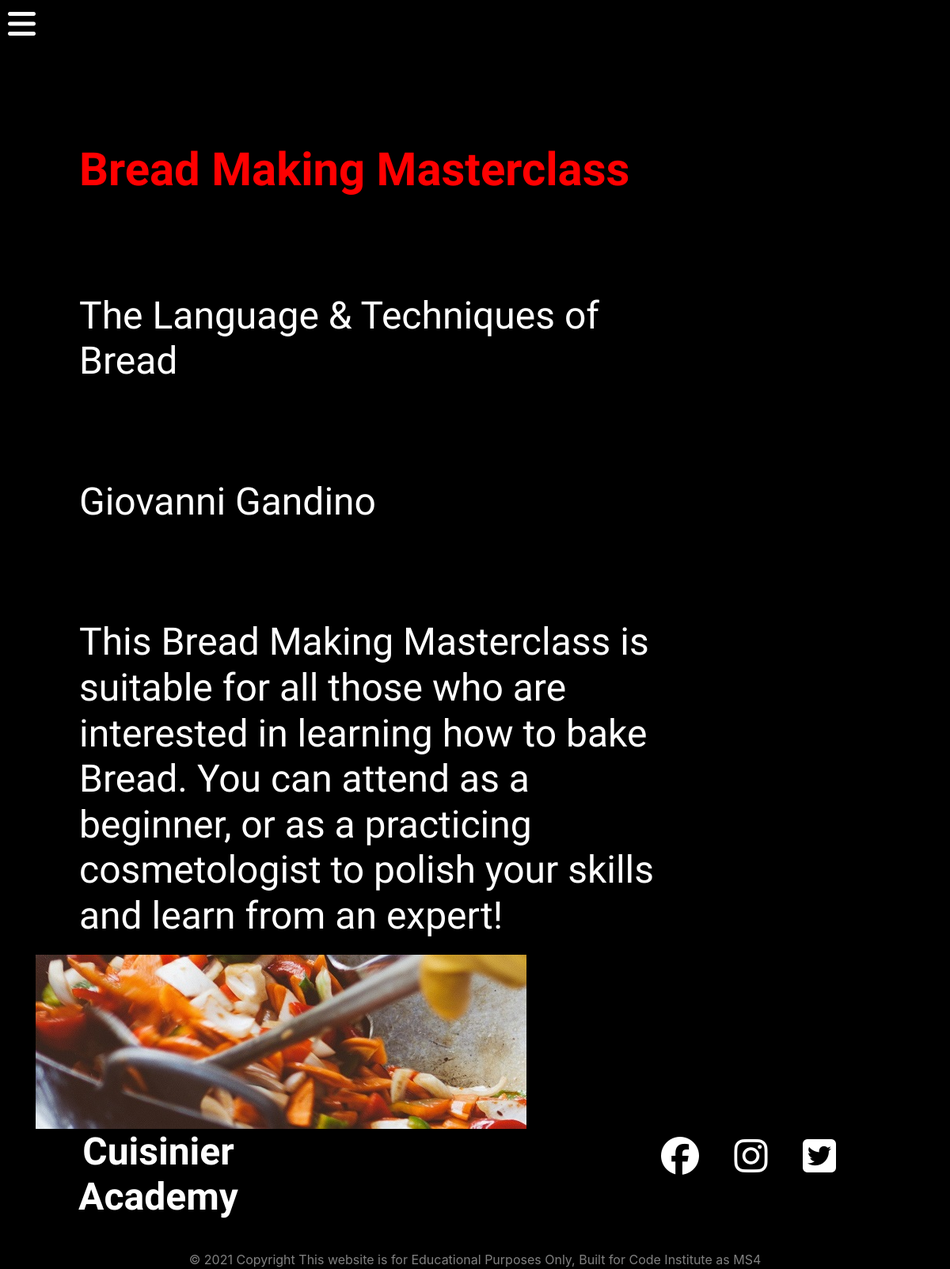
Screenshot of /workshops/1 with the database file from the repository.
### workshops/models.py (models this page shows, shortened)
class Workshop(models.Model):
    title = models.CharField(max_length=100)
    sub_title = models.CharField(max_length=200)
    description = models.TextField(blank=True)
    expert = models.ForeignKey(Expert,default=None, on_delete=models.DO_NOTHING)
    main_img = models.ImageField(null=True, blank=True) # upload file path
    image_1 = models.ImageField(null=True, blank=True)
    image_2 = models.ImageField(null=True, blank=True)
    image_3 = models.ImageField(null=True, blank=True)
    agenda_day_1 = models.TextField(null=True, blank=True)
    agenda_day_2 = models.TextField(null=True, blank=True)
    agenda_day_3 = models.TextField(null=True, blank=True)
    price = models.DecimalField(null=True, max_digits=6, decimal_places=2, blank=True)
    date = models.DateTimeField(default=datetime.now, blank=True)
    location = models.CharField(null=True, max_length=200)
    is_published = models.BooleanField(default=True)

### experts/models.py (models this page shows)
class Expert(models.Model):
    name = models.CharField(max_length=100)
    about = models.TextField(blank=True)
    profile_image = models.ImageField(null=True, blank=True)
    facbook_link = models.CharField(default='www.facebook.com', max_length=200)
    twitter_link = models.CharField(default='www.twitter.com', max_length=200)
    def __str__(self):
        return self.name

### workshops/views.py (the view)
# urls.py: path('<int:workshop_id>', views.workshop, name='workshop'),
def workshop(request, workshop_id):
    workshop = get_object_or_404(Workshop, pk=workshop_id)
    context = {
        'workshop': workshop
    }
    return render(request, 'workshops/workshop.html', context)

### workshops/templates/workshops/workshop.html
{% extends "base.html" %}
{% load static %}
{% block content %}
<h1 class="header-titile"> <span> {{ workshop.title }}</span></h1>
<h1 class="header-titile"> {{ workshop.sub_title }}</h1>
<h2 class="header-titile">{{ workshop.expert }}</h2>
<h1 class="header-titile"> {{ workshop.description }}</h1>
<div class="container">
    <img src="{{ workshop.main_img.url }}" alt="">
</div>
{% endblock %}

### static/css/base.css (style rules this page uses)
body { background-color: black; }
.header-titile { margin: 120px 330px 20px 100px; color: white; font-size: 48px; font-family: 'flamenco', sans-serif; justify-content: left; }
.header-titile span { color: red; font-size: 58px; font-weight: bold; }

### rows the page displays
Workshop: title "Bread Making Masterclass", sub_title "The Language & Techniques of Bread", expert "Giovanni Gandino", description "This Bread Making Masterclass is suitable for all those who are interested in learning how to bake Bread. You can attend as a beginner, or as a practicing cosmetologist to polish your skills and learn from an expert!", main_img (picture)
